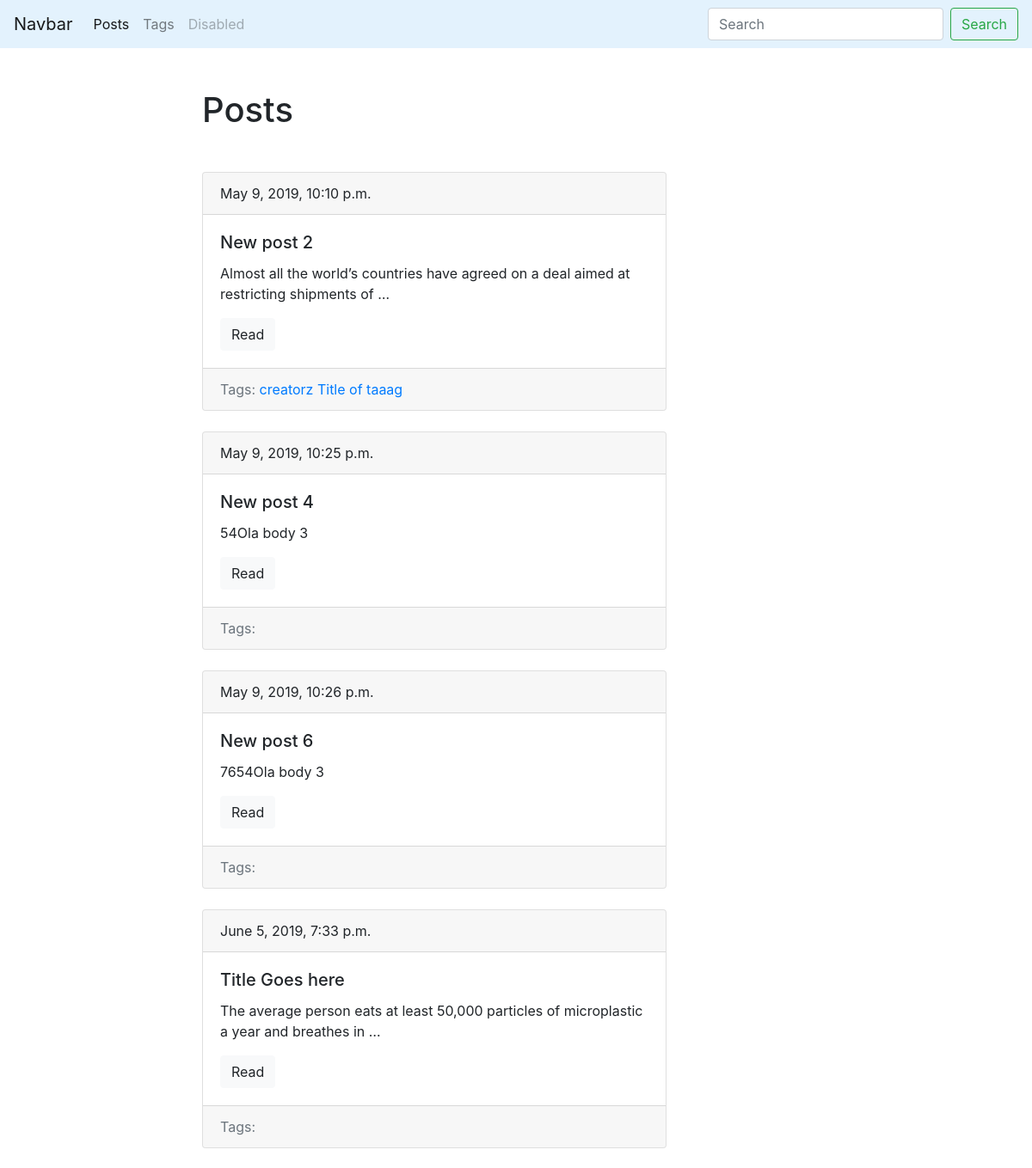
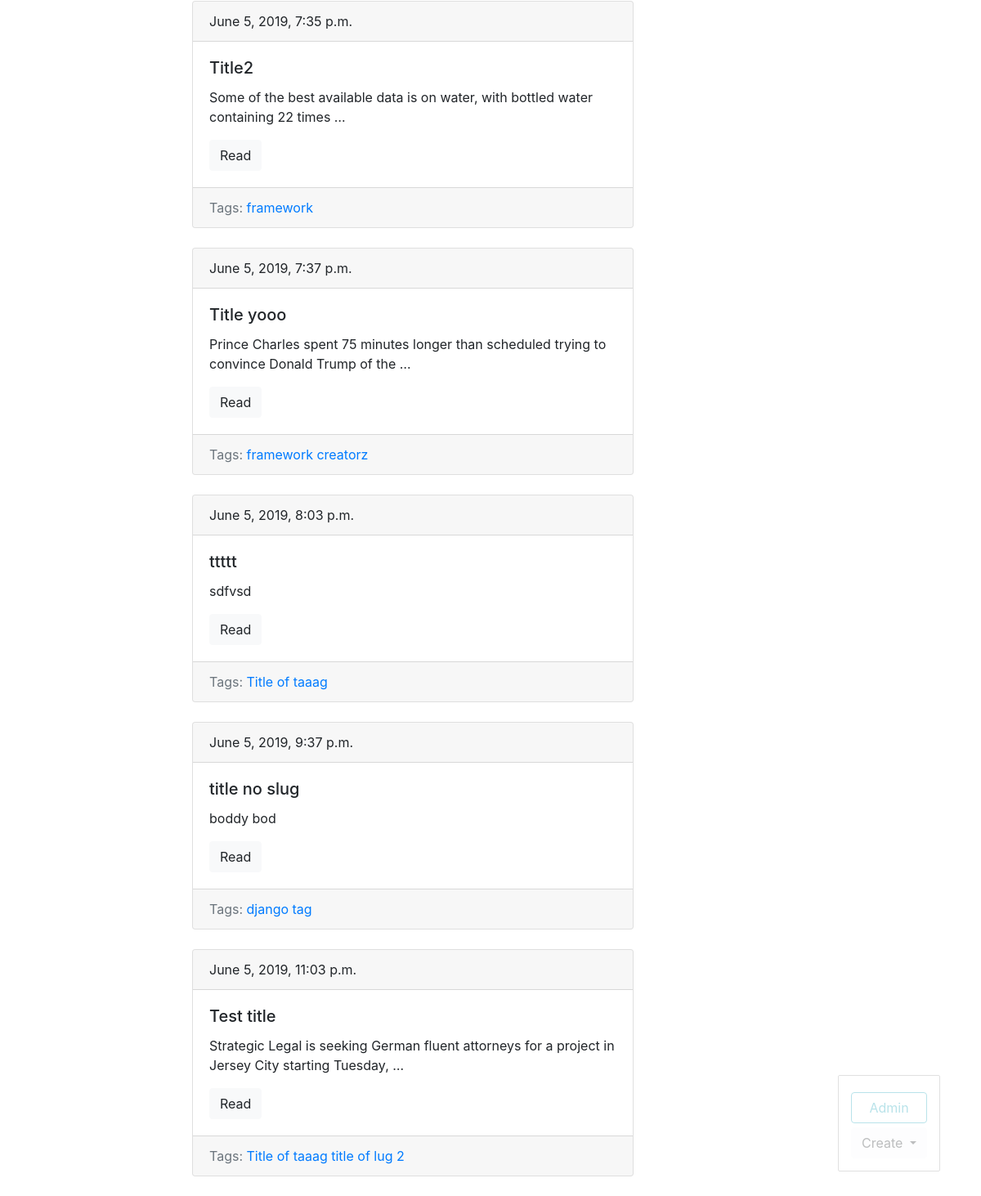
Screenshot of /blog/ with the database file from the repository (2 pictures, top to bottom).
### blog/models.py (models this page shows, shortened)
class Post(models.Model):
    title = models.CharField(max_length=150, db_index=True)
    slug = models.SlugField(max_length=150, blank=True, unique=True) #human readable url
    body = models.TextField(blank=True, db_index=True)
    tags = models.ManyToManyField('Tag', blank=True, related_name='posts')
    date_pub = models.DateTimeField(auto_now_add=True)
    def get_absolute_url(self):
        return reverse('post_detail_url', kwargs={'slug': self.slug})

class Tag(models.Model):
    title = models.CharField(max_length=50)
    slug = models.SlugField(max_length=50, unique=True)
    def get_absolute_url(self):
        return reverse('tag_detail_url', kwargs={'slug': self.slug})

### blog/views.py (the view)
# urls.py: path('', posts_list, name='posts_list_url'),
def posts_list(request):
    posts = Post.objects.all()
    return render(request, 'blog/index.html', context={'posts': posts})

### blog/templates/blog/index.html (shortened to what this page needs)
{% extends 'blog/base_blog.html' %}
{% block content %}
<h1 class="mb-5">Posts</h1>
  {% for post in posts %}
    {% include 'blog/includes/post_card_template.html' %}
  {% endfor %}
{% endblock %}

### blog/templates/blog/includes/post_card_template.html
<div class="card mb-4">
  <div class="card-header">
    {{ post.date_pub }}
  </div>
  <div class="card-body">
    <h5 class="card-title">{{ post.title }}</h5>
    <p class="card-text">{{ post.body|truncatewords:15 }}</p>
    <a href="{{ post.get_absolute_url }}" class="btn btn-light">Read</a>
  </div>
  <div class="card-footer text-muted">
    Tags:
    {% for tag in post.tags.all %}
      <a href="{{ tag.get_absolute_url }}">{{ tag.title }}</a>
    {% endfor %}
  </div>
</div>

### rows the page displays
Post: date_pub "May 9, 2019, 10:10 p.m.", title "New post 2", body "Almost all the world’s countries have agreed on a deal aimed at restricting shipments of …"
Tag: title "creatorz"
Tag: title "Title of taaag"
Post: date_pub "May 9, 2019, 10:25 p.m.", title "New post 4", body "54Ola body 3"
Post: date_pub "May 9, 2019, 10:26 p.m.", title "New post 6", body "7654Ola body 3"
Post: date_pub "June 5, 2019, 7:33 p.m.", title "Title Goes here", body "The average person eats at least 50,000 particles of microplastic a year and breathes in …"
Post: date_pub "June 5, 2019, 7:35 p.m.", title "Title2", body "Some of the best available data is on water, with bottled water containing 22 times …"
Tag: title "framework"
Post: date_pub "June 5, 2019, 7:37 p.m.", title "Title yooo", body "Prince Charles spent 75 minutes longer than scheduled trying to convince Donald Trump of the …"
Post: date_pub "June 5, 2019, 8:03 p.m.", title "ttttt", body "sdfvsd"
Post: date_pub "June 5, 2019, 9:37 p.m.", title "title no slug", body "boddy bod"
Tag: title "django tag"
Post: date_pub "June 5, 2019, 11:03 p.m.", title "Test title", body "Strategic Legal is seeking German fluent attorneys for a project in Jersey City starting Tuesday, …"
Tag: title "title of lug 2"
